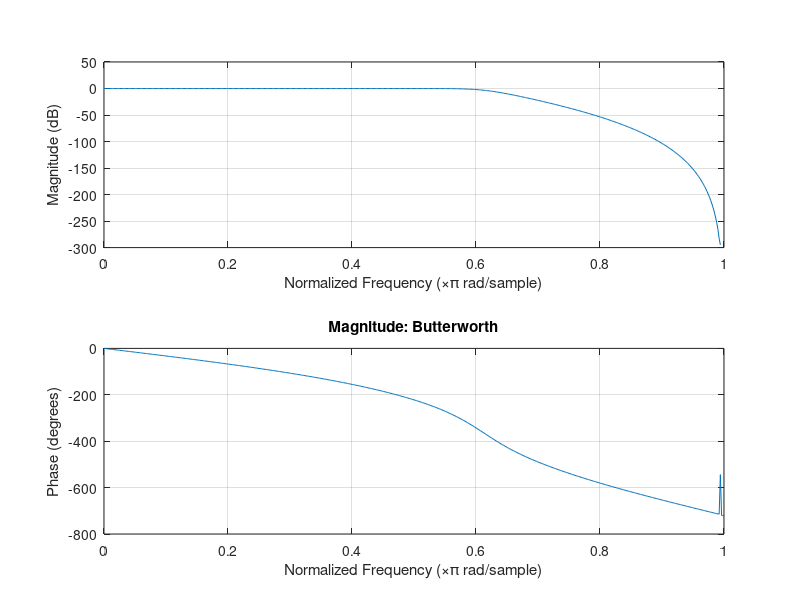
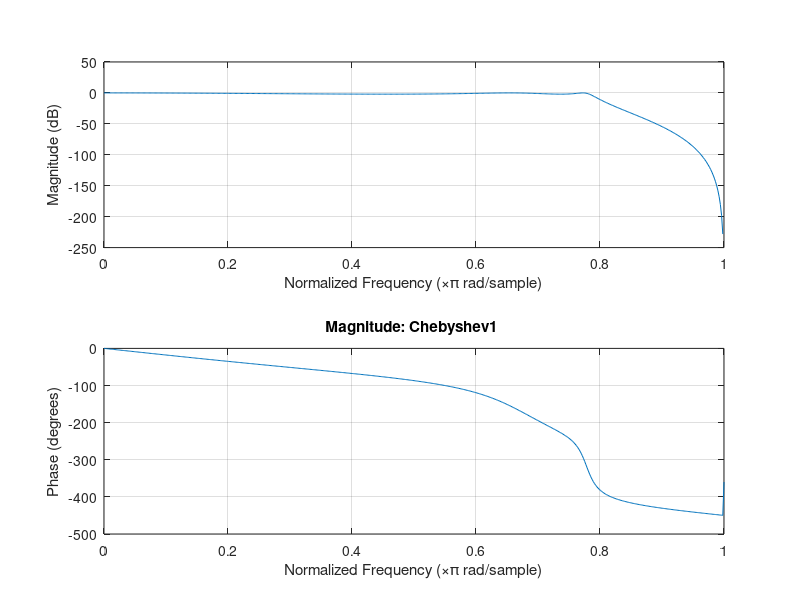
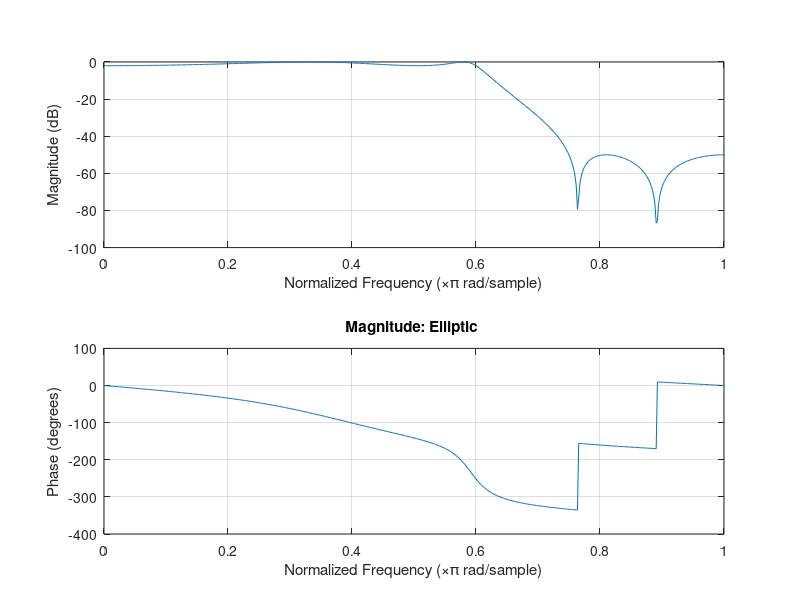

The MATLAB source for these figures, in order:
close all; 
fs  = 10000;
fp  = 3000; 
fst = 4000; 
wp  = (2)*(fp/fs); 
wst = (2)*(fst/fs);
gp_db = 2; 
gst_db = 50; 
gp = 10^(gp_db/10); 
gst = 10^(gst_db/10); 
n = 256; 
%%
[m, wn] = buttord(wp, wst, gp_db, gst_db); 
[b, a]  = butter(m, wn); 
freqz(b, a);
title("Magnitude: Butterworth"); 
disp("Order of Butter worth"); disp(max(length(b), length(a)));
%%
figure
[m, wn] = cheb2ord(wp, wst, gp_db, gst_db); 
[b, a]  = cheby1(m, gp_db, wn);
freqz(b, a); 
title("Magnitude: Chebyshev1 ");
disp("Order of chebyshev"); disp(max(length(b), length(a)));

%%
figure
[m, wn] = ellipord(wp, wst, gp_db, gst_db); 
[b, a]  = ellip(m, gp_db, gst_db, wn); 
freqz(b, a); 
title("Magnitude: Elliptic ");
disp("Order of Elliptic"); disp(max(length(b), length(a)));


